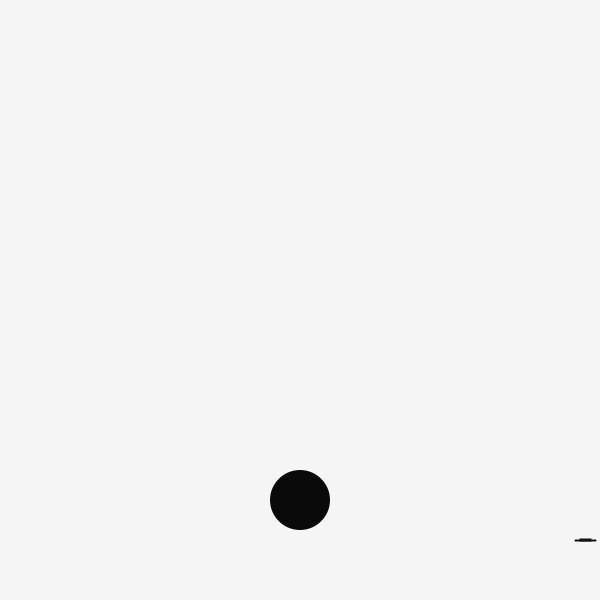
Frame 1 (no input)
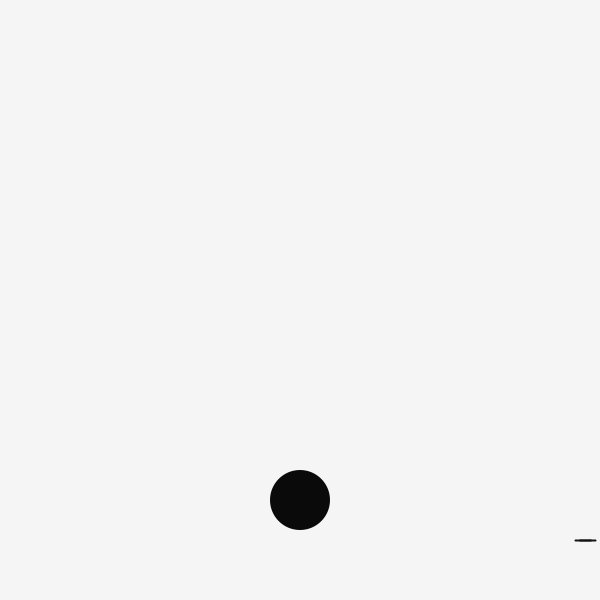
Frame 60 (the mouse pressed at the canvas centre just before this capture)
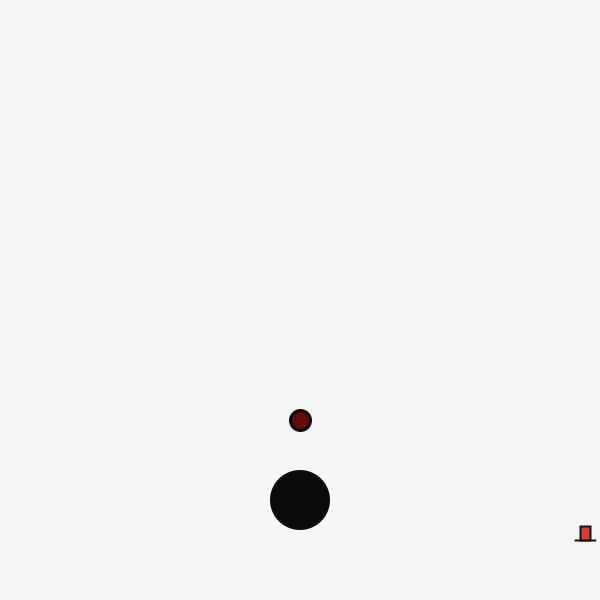
Frame 120 (the mouse held since frame 60 and released just before this capture)

The Processing sketch that drew these frames (run headless with seeded random() and noise(); from frame 60 on, the mouse is pressed at the canvas centre):

// Processing sketch: processing_91478
// ── processing_91478.pde

//game try out
//thomas beelen feb 22 2013

Obstacle[] obstacles = new Obstacle[35]; 

int stoneSize = 60;
int obstacleSize = 20;
float swipeThreshold = 50;

float averageSpeed;
float speedAdder = 0.5;

int obstacleSpeed =2 ;
int obstacleCounter = 0;

int timer;

void setup () {
  size(600, 600);
  background (245);
  frameRate(60);
  smooth();
  averageSpeed =1;
  timer = 40;
  //float randomizer;
  
}


void draw () {
background (245);


swipe();


drawStone(width/2, height-100);

for (int i =0; i<obstacleCounter; i++){
obstacles[i].move();
obstacles[i].display();};

println (averageSpeed);
showSpeed();

float randomizer = random(-15,15);
if (millis() > timer){averageSpeed = averageSpeed + randomizer; timer= millis() +600;}


}




void drawStone(int x_, int y_) {
  int x = x_;
  int y = y_;

  noStroke();
  strokeWeight(1);
    fill (10, 10, 10);
  ellipse (x, y, stoneSize, stoneSize);
}



void swipe () {
  if (mouseY<height/2 && abs(pmouseX-mouseX)>swipeThreshold) {
    averageSpeed = averageSpeed + speedAdder;
    noStroke();
    fill(10,10,230,20);
    rect (0,0, width, height/2);
  }
}


void mousePressed (){
  for (int j = 0; j <35; j++) {
  obstacles[j] = new Obstacle (mouseX, mouseY);
}; obstacleCounter +=1; 
    noStroke();
    rect (0, height/2, width, height/2);


if (obstacleCounter >= 35){obstacleCounter =0;}
averageSpeed = averageSpeed - 4*speedAdder;
} 






void showSpeed(){
  strokeWeight(2);  
  stroke(20);
    fill(200,10,10,200);
   line(width -25, height -60, width -5, height -60);
   rect(width -20, height -60, 10, -averageSpeed);
}





class Obstacle {
  int x;
  float y;
  int size;
  float speed;
  
  Obstacle (int x_, int y_){
    x = x_;
    y = y_;
    size = obstacleSize;
    speed = obstacleSpeed;
  }
void display() {
  
  strokeWeight (3);
  stroke(5);
  fill (100,10,10);
  ellipse(x,y, size,size);




}

void move () {
  
  //x = x+averageSpeed;
  
  y = y+speed;
}
  
  
/*
  strokeWeight (3);
  stroke(5);

  //rect (width-50, height -70, 20, 60);
  fill (200, 200, 10);
  //noStroke ();
  rect(width-50, height -70, 20, averageSpeed * 15);*/
}
